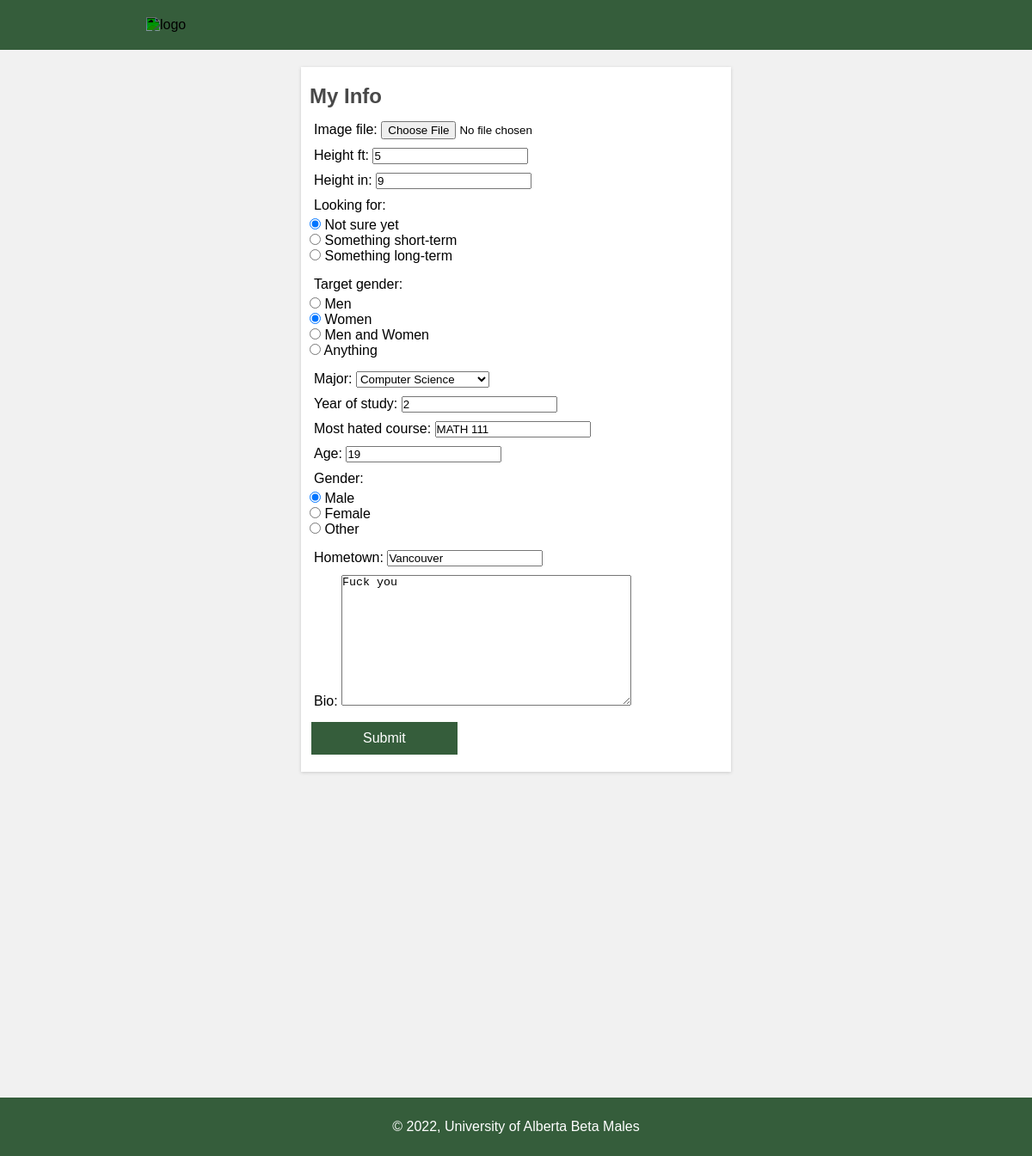
The app's page /account/edit_info/ (signed in), older data.
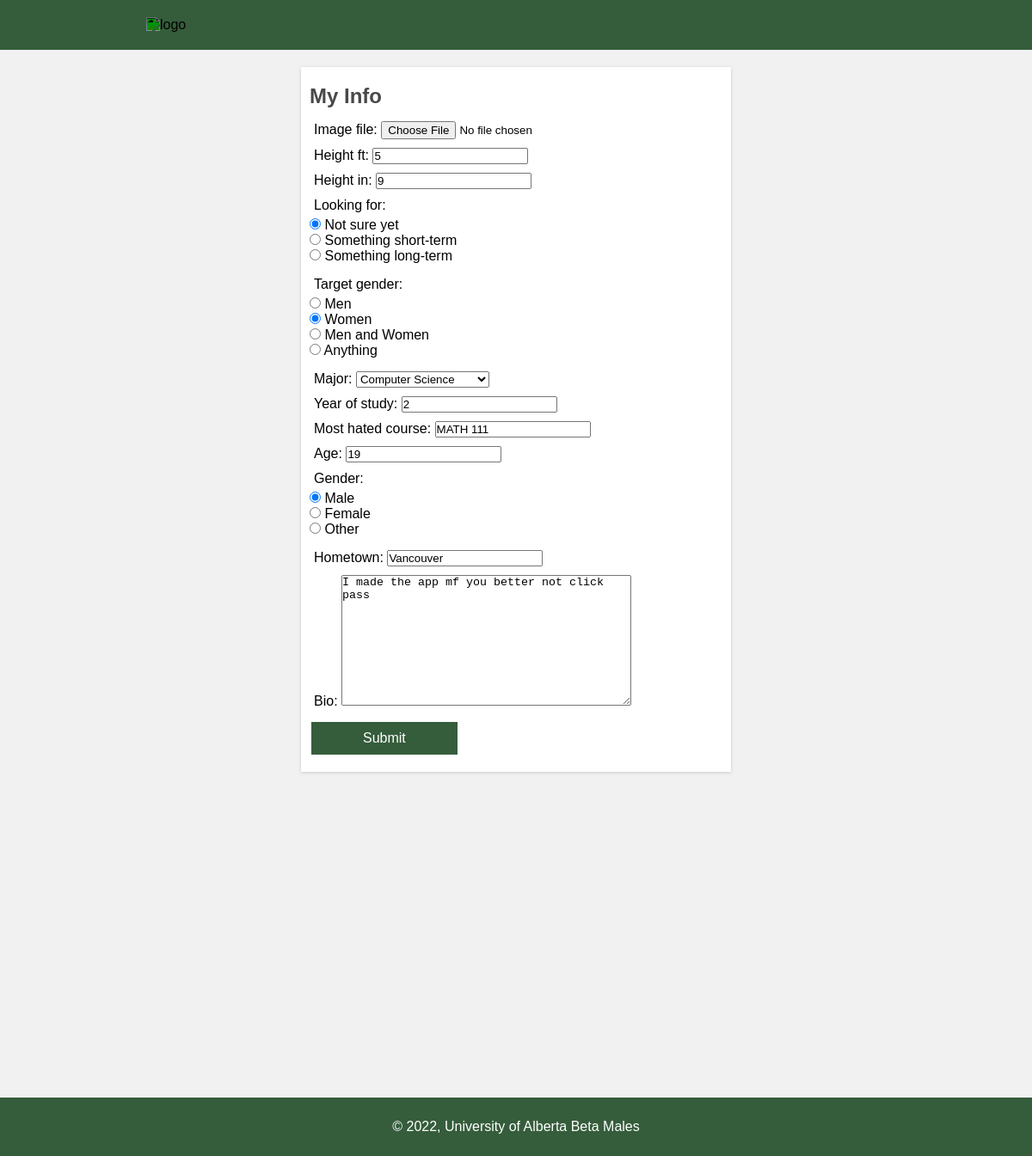
The same page, newer data.
### account/models.py (models this page shows, shortened)
class UserInfo(models.Model):
    user = models.OneToOneField(
        to=User,
        on_delete=models.CASCADE,
        )
    image_file = models.ImageField(
        null=True,
        blank=True
        )
    height_ft = models.IntegerField()
    height_in = models.IntegerField()
    looking_for = models.CharField(max_length=40)
    target_gender = models.CharField(max_length=40)
    major = models.CharField(max_length=40)
    year_of_study = models.IntegerField()
    most_hated_course = models.CharField(max_length=40)
    first_name = models.CharField(max_length=40, null=True, blank=True)
    age = models.IntegerField()
    gender = models.CharField(max_length=40)
    hometown = models.CharField(max_length=50)
    bio = models.TextField(max_length=300)

### account/views.py (the view, shortened to what this page needs)
# urls.py: path("account/edit_info/", views.edit_info),
def edit_info(request):
    context = {}
    context["index"] = INDEX_URL
    try:
        user_info = UserInfo.objects.get(user=request.user)
        form = PersonalInfoForm(instance=user_info)
    except:
        form = PersonalInfoForm()
        user_info = None
    context["swipe_url"] = SWIPE_URL
    context["form"] = form
    return render(request, "edit_info.html", context)

### account/templates/edit_info.html (shortened to what this page needs)
<!DOCTYPE html>
<html>
    <head>
    </head>
    <body>
        <header>
            <a href={{index}}>
            <img alt="logo" src="https://logodix.com/logo/1031274.png">
        </header>
        <main>
            <article>
                    <h1>My Info</h1>
                    <p>
                        <form method="post" enctype="multipart/form-data">
                            {{form.as_p}}
                            <submitbutton>
                                <input type="submit" value="Submit" placeholder = "Test">
                            </submitbutton>
                        </form>
                    <p>
            </article>
        </main>
        <footer>
            <p> &copy; <script>document.write(new Date().getFullYear());</script>, University of Alberta Beta Males</p>
        </footer>
    </body>
</html>

Row changes from the older to the newer data that the page shows:
changed UserInfo "☑ Not sure yet ☐ Something short-term ☐ Something long-term": bio "Fuck you" → "I made the app mf you better not click pass"
